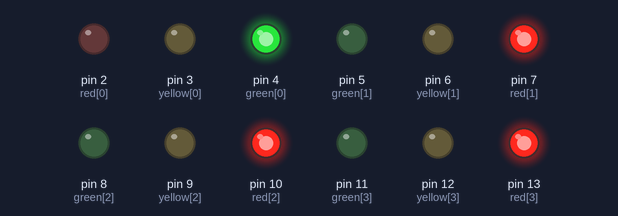
Bench run of a sketch on a simulated Arduino Uno, built with avr-gcc and run on an emulated ATmega328P. Shown: output pins drawn as LEDs (lit = HIGH).

Above: at 0.1 s.
At 5.1 s:
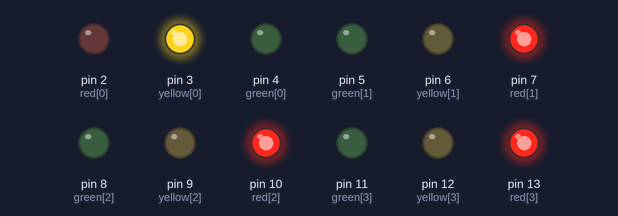
At 12.1 s:
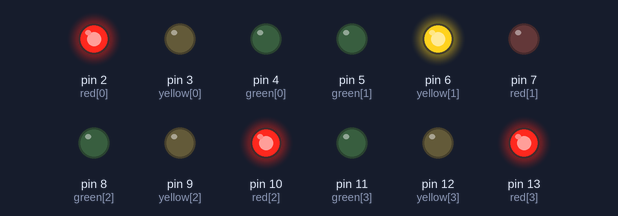
At 19.1 s:
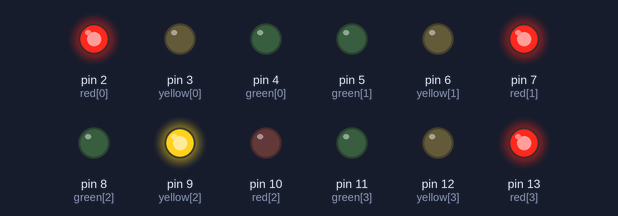
At 26.1 s:
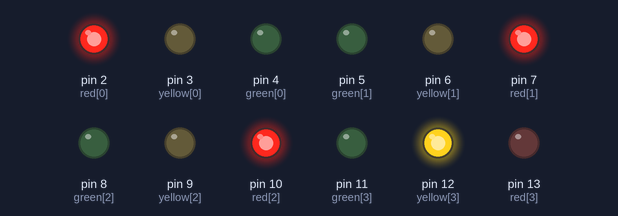
At 35.1 s:
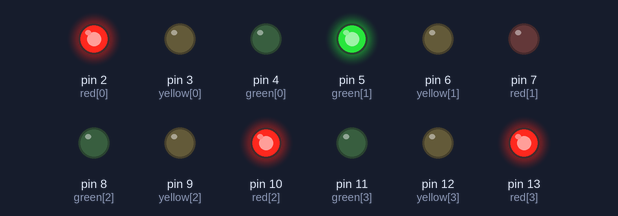
Timing chart, 0 to 36.6 s (numbered marks = the images above):
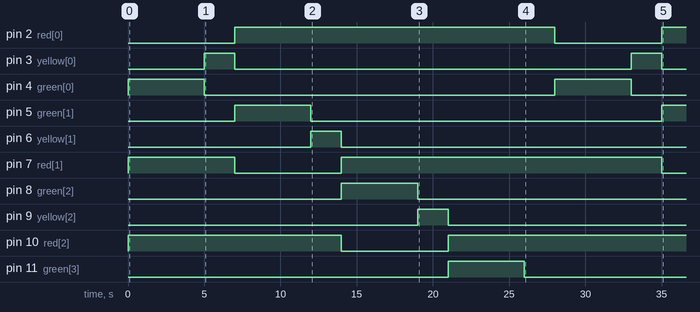

The sketch:

traffic_light1.ino
```cpp
// C++ code
//Traffic light pins for each direction
int red[]={2,7,10,13};		//REdLEDS:N,E,S,W
int yellow[]={3,6,9,12};	//YELLOWLEDS
int green[]={4,5,8,11};	//GREENLEDS

//Timing for signals
int greenTime=5000;		//5 SECONDS GREEN
int yellowTime=2000;	//2 SECONDS YELLOW

void setup()
{
  //set all LED pins to output mode
  for (int i=0;i<4;i++){
  pinMode(red[i], OUTPUT);
  pinMode(yellow[i], OUTPUT);
  pinMode(green[i], OUTPUT);
  }
}

void loop(){
  for (int i=0;i<4;i++){
    allred();			//turn all red before next green
  digitalWrite(red[i], LOW);		//turn off red for current road
  digitalWrite(green[i], HIGH);		//Green ON
  delay(greenTime); // Wait during green signal

  digitalWrite(green[i], LOW);		//Green ON
  digitalWrite(yellow[i], HIGH);	//yellow ON
  delay(yellowTime); // Wait during yellow signal

  digitalWrite(yellow[i], LOW);		//yellow off
  digitalWrite(red[i], HIGH);		//red ON
  }
}

  //turn all red before each cycle
void allred(){
  for (int i=0;i<4;i++){
    digitalWrite(red[i], HIGH);
    digitalWrite(yellow[i], LOW);
    digitalWrite(green[i], LOW);
  }
}
```

Measured:
- by itself, pin 2 (red[0]): LOW → HIGH at 7.0 s, → LOW 21.0 s later, → HIGH 7.0 s later
- by itself, pin 3 (yellow[0]): alternates HIGH for 2.0 s and LOW for 26.0 s
- by itself, pin 4 (green[0]): alternates HIGH for 5.0 s and LOW for 23.0 s
- by itself, pin 5 (green[1]): LOW → HIGH at 7.0 s, → LOW 5.0 s later, → HIGH 23.0 s later
- by itself, pin 6 (yellow[1]): LOW → HIGH at 12.0 s, → LOW 2.0 s later
- by itself, pin 7 (red[1]): LOW → HIGH at 0.00 s, → LOW 7.0 s later, → HIGH 7.0 s later, → LOW 21.0 s later
- by itself, pin 8 (green[2]): LOW → HIGH at 14.0 s, → LOW 5.0 s later
- by itself, pin 9 (yellow[2]): LOW → HIGH at 19.0 s, → LOW 2.0 s later
